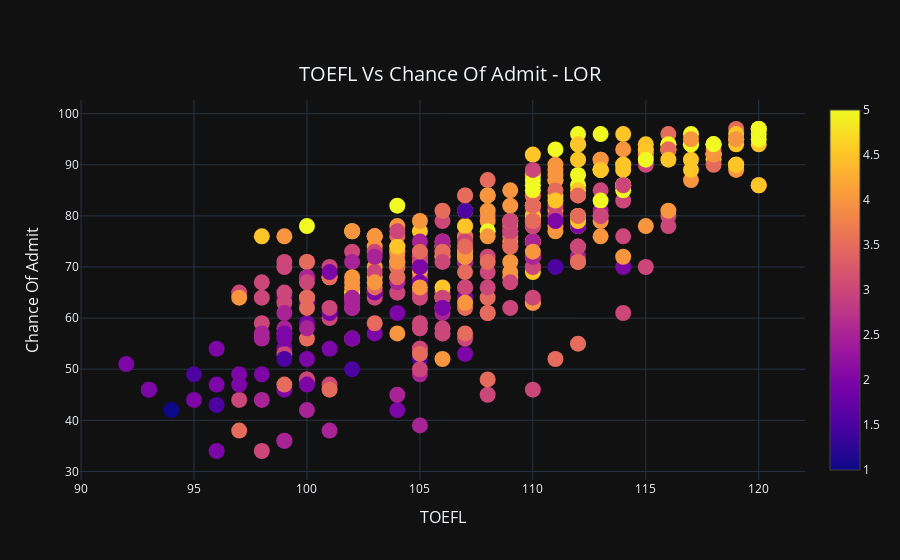

This figure's notebook cell:
### Code cell
data = [go.Scatter(x = data_col_chng['TOEFL Score'], 
                   y = data_col_chng['Chance of Admit']*100, 
                   mode = 'markers', 
                   marker = dict(symbol = 'circle', 
                                 size = 16, 
                                 color = data_col_chng['LOR'], 
                                 showscale = True))]

layout = go.Layout(title = dict(text = 'TOEFL Vs Chance Of Admit - LOR', 
                                x = 0.5, 
                                y = 0.88, 
                                font = {'size': 20}),
                   xaxis = dict(title = 'TOEFL', 
                                titlefont = {'size': 16}),
                   yaxis = dict(title = 'Chance Of Admit', 
                                titlefont = {'size': 16}),
                   template = 'plotly_dark')

fig = go.Figure(data = data, 
                layout = layout)

iplot(fig)

### Figure 1 — Plotly figure (JSON) as saved in the notebook; plotly's stock layout.template omitted (floating-point values rounded to 4 significant figures; data arrays with more than 128 entries replaced by an {"elided": "..."} marker saying what was removed)
{"data": [{"marker": {"color": {"elided": "400 float values"}, "showscale": true, "size": 16, "symbol": "circle"}, "mode": "markers", "type": "scatter", "x": {"elided": "400 int values"}, "y": {"elided": "400 float values"}}], "layout": {"title": {"font": {"size": 20}, "text": "TOEFL Vs Chance Of Admit - LOR", "x": 0.5, "y": 0.88}, "xaxis": {"title": {"font": {"size": 16}, "text": "TOEFL"}}, "yaxis": {"title": {"font": {"size": 16}, "text": "Chance Of Admit"}}}}
